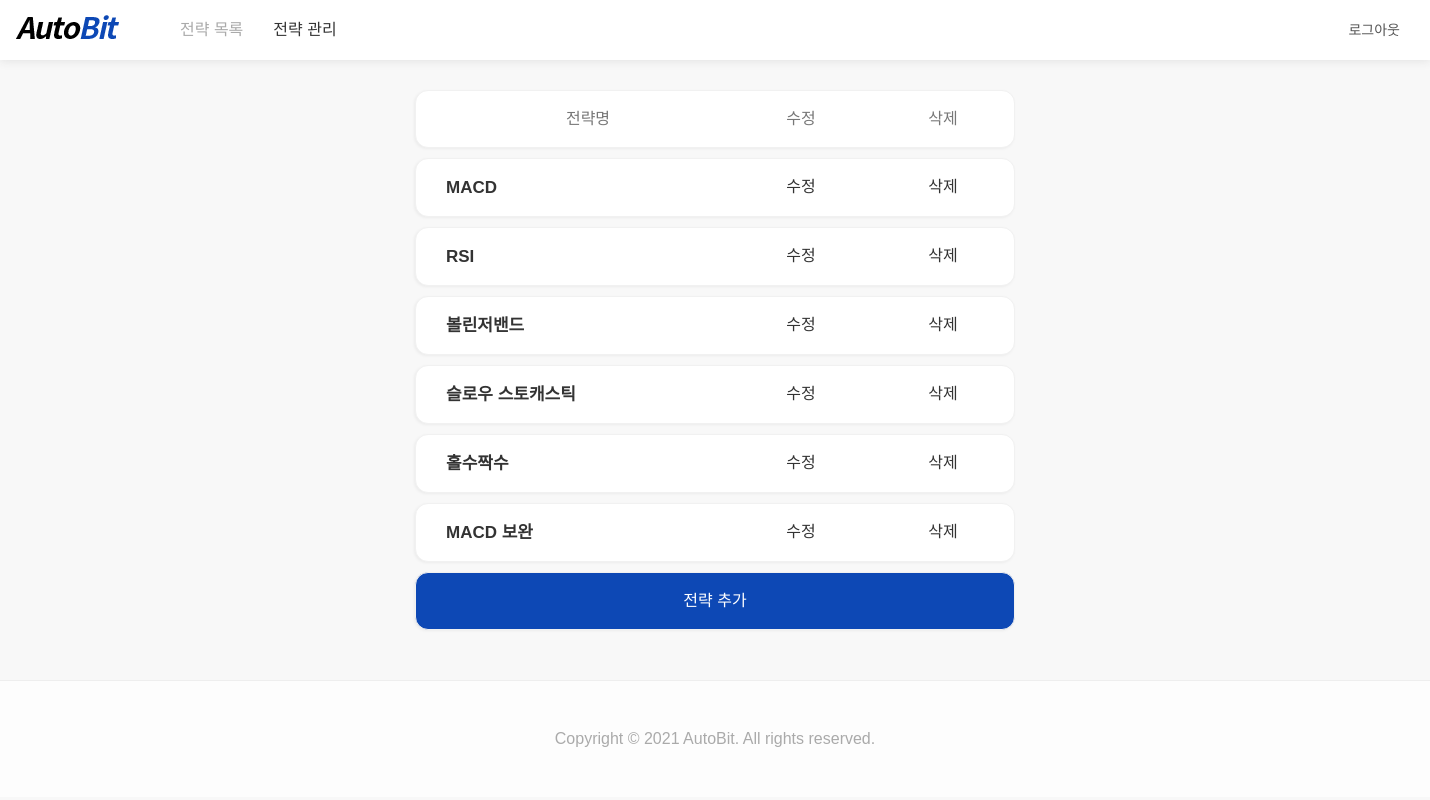
Screenshot of /manage_strategy (signed in) with the database file from the repository.
### tables this page shows
CREATE TABLE `strategy` (
  `idx_strategy` int(11) NOT NULL,
  `name_strategy` varchar(255) NOT NULL,
  `hashtag` varchar(255) NOT NULL DEFAULT '',
  `count_trade` double NOT NULL DEFAULT 0,
  `percent_profit` double NOT NULL DEFAULT 0,
  `percent_max_loss` double NOT NULL DEFAULT 0,
  `percent_win_rate` double NOT NULL DEFAULT 0,
  `idx_user` int(11) NOT NULL,
  `code` text NOT NULL
);

### inc/config.php (called while the page is built, shortened)
<?
	if(isset($_GET['sub_page']))
		$sub_page = addslashes($_GET['sub_page']);
	else
		$sub_page = "main";
?>

### page/manage_strategy.php (the view, shortened to what this page needs)
<?php if ($sub_page == 'main'): ?>
	<?
		$strategy_rows = $db->query("SELECT * FROM strategy WHERE idx_user='{$_SESSION['idx_me']}' ");
	?>
	<div class="wrapper_xs">
		<div id="list_strategy_wrap">
			<span class="item head">
				<div>전략명</div>
				<div>수정</div>
				<div>삭제</div>
			</span>
			<? while($strategy_data = $strategy_rows->fetch_assoc()): ?>
				<div class="item">
					<div class="name"><a href="/<?=$strategy_data['idx_strategy']?>"><?=$strategy_data['name_strategy']?></a></div>
					<div><a href="/manage_strategy/edit/<?=$strategy_data['idx_strategy']?>">수정</a></div>
					<div><a href="/manage_strategy/delete/<?=$strategy_data['idx_strategy']?>">삭제</a></div>
				</div>
			<? endwhile ?>
			<div class="item btn_new_strategy">
				<a href="/manage_strategy/new">전략 추가</a>
			</div>
		</div>
	</div>
<?php else: ?>
	<div class="wrapper">비정상적인 주소입니다.</div>
<?php endif ?>

### css/style.css (style rules this page uses)
* { font-family: 'Noto Sans KR', sans-serif; }
body { background-color:#f8f8f8;padding-top:60px; }
a { text-decoration: none; color:#333; }
.wrapper_xs { position:relative; width:600px; margin:0 auto; padding:0 10px; }
#list_strategy_wrap { margin-top:30px; }
#list_strategy_wrap>.item { display: flex; padding: 20px 0px; margin: 10px 0; background-color: #fff; border-radius: 13px; border: 1px solid #f1f1f1; box-shadow: rgb(0 0 0 / 5%) -1px 1px 3px; box-sizing: border-box; transition: 0.3s all; }
#list_strategy_wrap>.item.head { color:#777; }
#list_strategy_wrap>.item>div { flex: 1;text-align: center; }
#list_strategy_wrap>.item>div:first-child { flex:2;padding-left:30px; }
#list_strategy_wrap>.item>div.name { text-align: left;font-size:17px;font-weight: bold; }
#list_strategy_wrap>.item.btn_new_strategy { padding: 0; background: #0d48b5; }
#list_strategy_wrap>.item.btn_new_strategy>a { display:block;color:white;width:100%;padding:20px 0;text-align: center; }

### rows the page displays
strategy: name_strategy "MACD"
strategy: name_strategy "RSI"
strategy: name_strategy "볼린저밴드"
strategy: name_strategy "슬로우 스토캐스틱"
strategy: name_strategy "홀수짝수"
strategy: name_strategy "MACD 보완"
